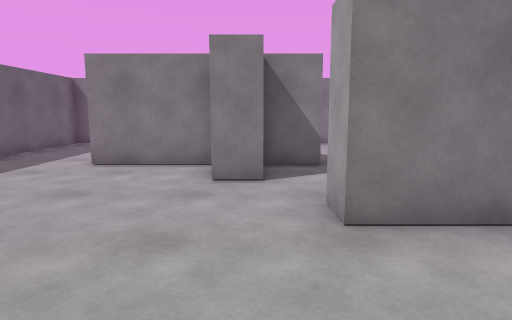
view 1 (above)

24 first-person views from a walk through a scene from a Unity 3-D project. The camera is 1.3 m above the floor, tilts 8° down and sees 75° across. The floor is counted in squares, 1 m on a side. Each view is taken from the middle of a square. On the plan, view 1 faces up. The plan holds only what a view shows up to about 14 squares ahead; the rest is blank. The player character is not drawn.

view 2
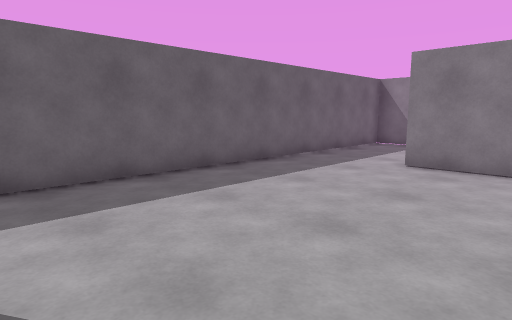

view 3
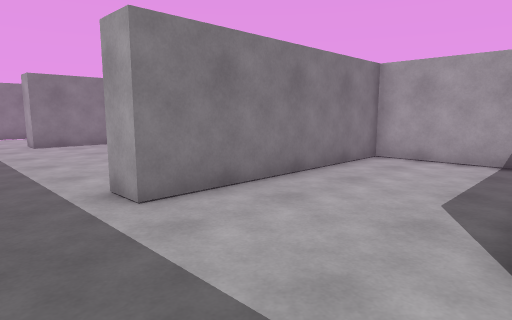

view 4
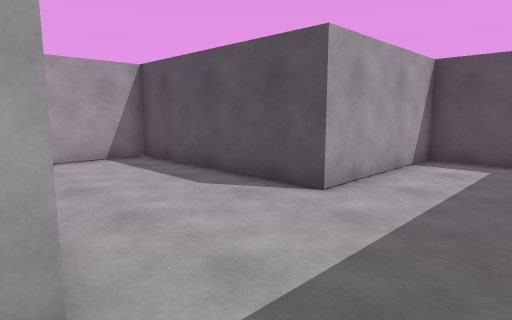

view 5
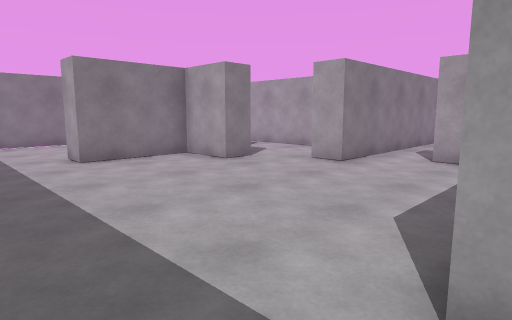

view 6
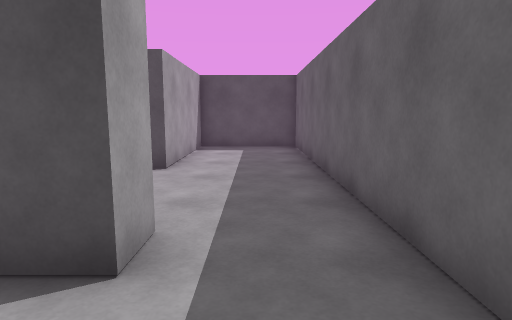

view 7
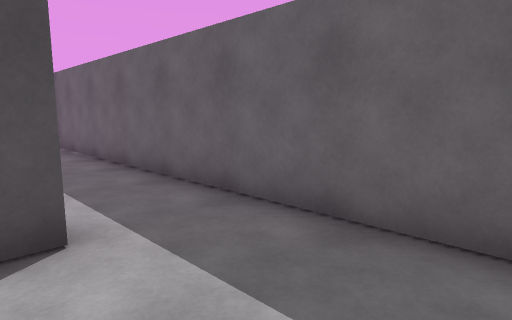

view 8
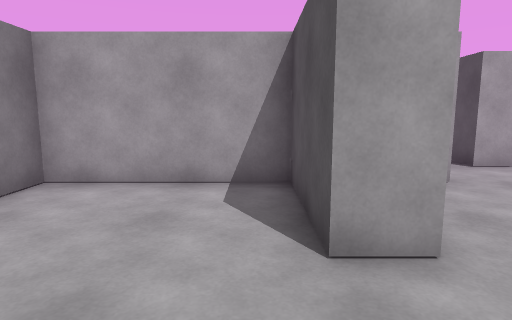

view 9
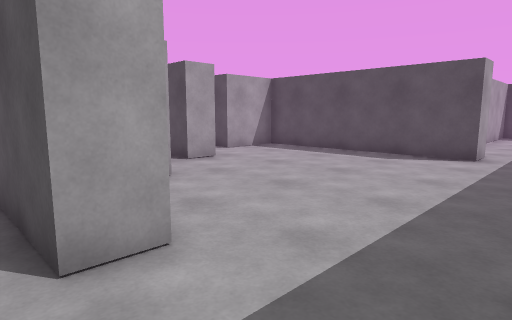

view 10
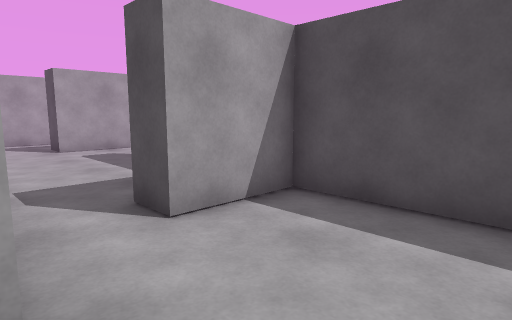

view 11
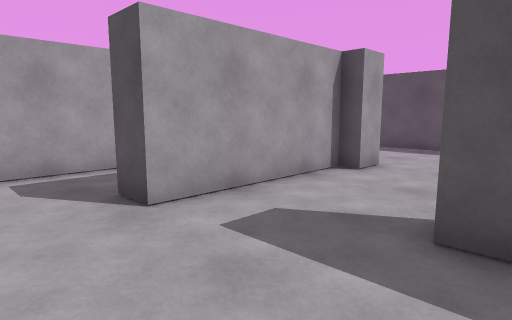

view 12
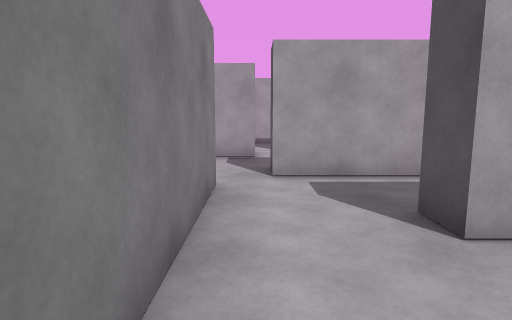

view 13
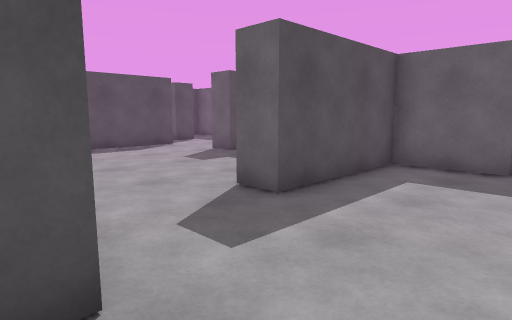

view 14
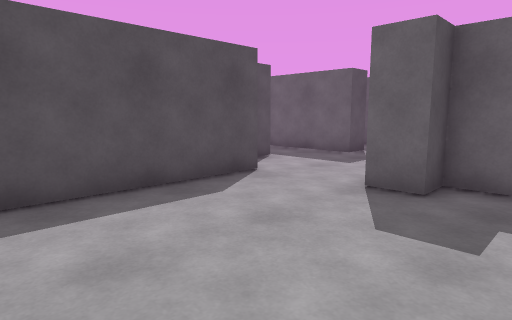

view 15
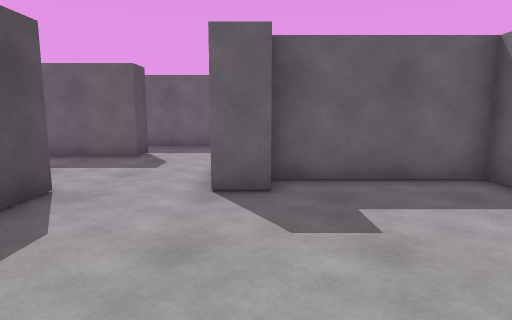

view 16
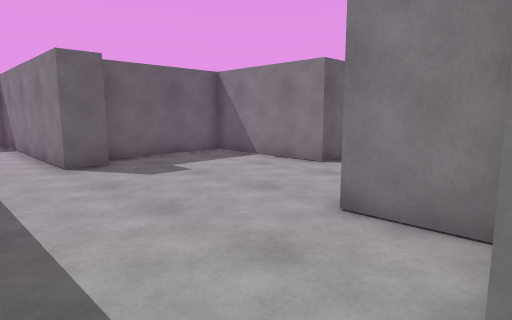

view 17
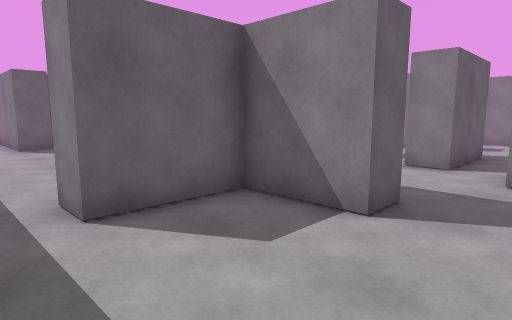

view 18
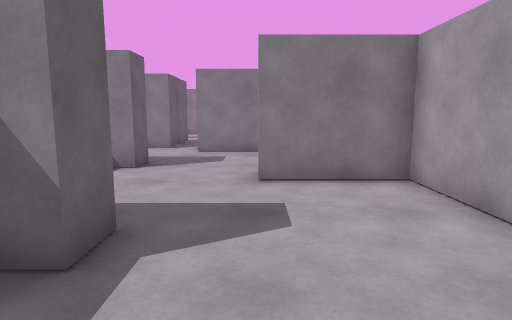

view 19
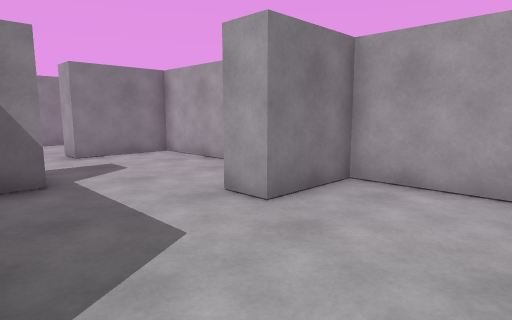

view 20
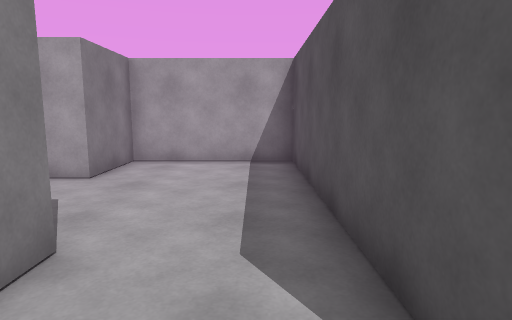

view 21
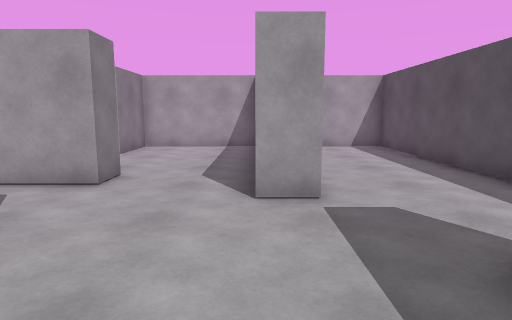

view 22
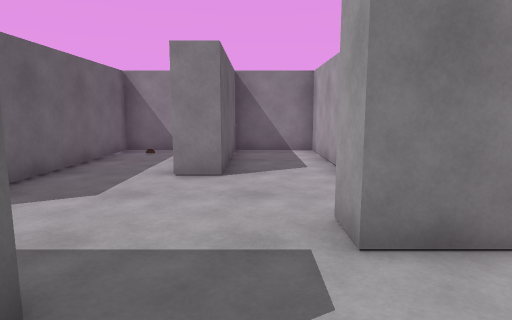

view 23
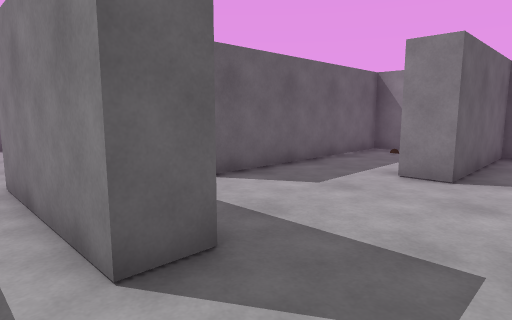

view 24
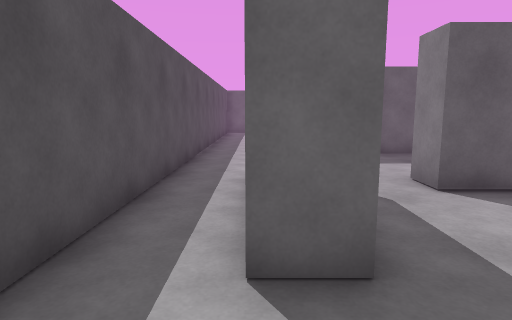

### Floor plan
Ten units are one square. View 1 is at (0, 0); x grows to the right and y downward. Boxes are objects, and circles mark ways between rooms. Rooms are numbered by the first view taken in them; rooms with no view inside come last. Other rooms are left out.
<svg viewBox="-80 -145 305 378">
<path fill="none" stroke="#000" d="M2 -64 -9 -64 -9 -83 -42 -83 -42 -93 -9 -93 -9 -140 -75 -140 -75 109 -39 109 -39 58 26 58 26 15 -49 15 -49 5 26 5 26 -19M25 -37 10 -37 10 -47 20 -47M113 16 113 -9 124 -9M26 -19 36 -19 36 5 80 5 80 15M140 -37 25 -37M148 -6 148 -27M45 94 128 94M24 109 30 109M80 15 36 15 36 58 45 58 45 66 -29 66 -29 106M113 41 113 16M125 51 107 51 107 41M-9 94 1 94 1 131M174 94 174 104 168 104M220 98 220 66 191 66 191 56M160 151 150 151M161 40 161 51 138 51 138 77 128 77M201 19 170 19M140 180 220 180 220 137 196 137 196 126M116 200 116 211 70 211M155 190 140 190 140 180M150 151 150 104 123 104 123 151 112 151M151 228 220 228 220 205M101 104 85 104 85 179 74 179M64 228 118 228"/>
<rect x="95" y="105" width="10" height="10" fill="#bbb"><title>other object</title></rect>
<circle cx="30" cy="-25" r="3" fill="#2a7"/>
<circle cx="95" cy="10" r="3" fill="#2a7"/>
<circle cx="135" cy="85" r="3" fill="#2a7"/>
<circle cx="155" cy="165" r="3" fill="#2a7"/>
<text x="-40" y="-20">1</text>
<text x="80" y="-20">2</text>
<text x="60" y="70">3</text>
<text x="180" y="100">4</text>
<text x="130" y="180">5</text>
</svg>
Room 1 opens to room 2. Room 2 opens to room 3. Room 3 opens to room 4. Room 4 opens to room 5.

Where each view was taken, in squares from view 1:
view 1: 0 up, 0 right, facing up
view 2: 0 up, 1 left, facing up-left
view 3: 6 down, 7 left, facing up-right
view 4: 1 down, 7 left, facing down-right
view 5: 1 down, 7 left, facing up-right
view 6: 2 up, 6 left, facing down
view 7: 3 up, 4 left, facing down-left
view 8: 10 up, 7 left, facing right
view 9: 10 up, 7 left, facing down-right
view 10: 4 up, 1 left, facing down-right
view 11: 3 up, 7 right, facing down-right
view 12: 3 up, 8 right, facing right
view 13: 3 up, 12 right, facing down-left
view 14: 4 down, 10 right, facing down-left
view 15: 6 down, 10 right, facing left
view 16: 9 down, 13 right, facing up-left
view 17: 9 down, 18 right, facing up-left
view 18: 13 down, 19 right, facing up
view 19: 17 down, 16 right, facing up-right
view 20: 17 down, 13 right, facing right
view 21: 18 down, 9 right, facing right
view 22: 22 down, 13 right, facing up
view 23: 22 down, 14 right, facing up-left
view 24: 21 down, 14 right, facing left
